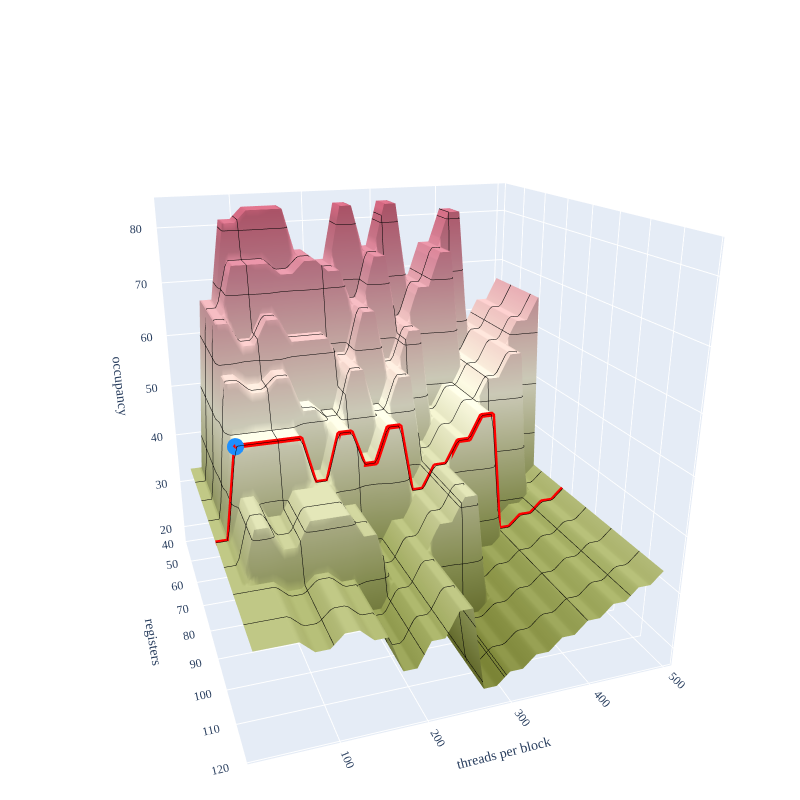

Notebook cell for this chart:
### Code cell
import plotly.graph_objects as go

POINT = (80, 48)

fig = go.Figure()

# fig.add_trace(go.Surface(x=X, y=Y, z=Z, colorscale='Armyrose',
#                          showscale=False,
#                          contours=dict(
#                              x=dict(show=True, start=np.min(X), end=np.max(X), size=5, color="black"),
#                              y=dict(show=True, start=np.min(Y), end=np.max(Y), size=5, color="black"),
#                              z=dict(show=True, start=np.min(Z), end=np.max(Z), size=5, color="black"),
#                          )))

fig.add_trace(go.Surface(
    x=X,
    y=Y,
    z=Z,
    colorscale='Armyrose',
    showscale=False,
    contours=dict(
        x=dict(show=True, size=(X[0, 1] - X[0, 0]), color="black"),
        y=dict(show=True, size=(Y[1, 0] - Y[0, 0]), color="black"),
        z=dict(show=True, size=(np.min(np.diff(np.unique(Z)))), color="black"),
    )
))

line_z = [compute(8, 6, int(x), POINT[0]) for x in y_vals]
print(line_z)
fig.add_trace(go.Scatter3d(x=[POINT[0]] * len(y_vals), y=y_vals, z=line_z,
                           mode='lines',
                           line=dict(color='red', width=10)))

point_z = compute(8, 6, POINT[1], POINT[0])
fig.add_trace(go.Scatter3d(x=[POINT[0]], y=[POINT[1]], z=[point_z],
                           mode='markers',
                           marker=dict(color='dodgerblue', size=10, symbol='circle')))

fig.update_layout(
    # title='3D Plot',
    font_family='Serif',
    scene=dict(
        xaxis_title='registers',
        yaxis_title='threads per block',
        zaxis_title='occupancy',
        camera=dict(
            eye=dict(x=2, y=-.7, z=.8)
        )
    ),
    margin=dict(l=0, r=0, b=0, t=40),
    autosize=False,
    width=800,
    height=800,
    showlegend=False,
)

fig.show()

### Figure 1 — Plotly figure (JSON) as saved in the notebook; plotly's stock layout.template omitted (floating-point values rounded to 4 significant figures; data arrays with more than 128 entries replaced by an {"elided": "..."} marker saying what was removed)
{"data": [{"colorscale": [[0.0, "rgb(121, 130, 52)"], [0.1667, "rgb(163, 173, 98)"], [0.3333, "rgb(208, 211, 162)"], [0.5, "rgb(253, 251, 228)"], [0.6667, "rgb(240, 198, 195)"], [0.8333, "rgb(223, 145, 163)"], [1.0, "rgb(212, 103, 128)"]], "contours": {"x": {"color": "black", "show": true, "size": 2}, "y": {"color": "black", "show": true, "size": 16}, "z": {"color": "black", "show": true, "size": 2.083}}, "showscale": false, "x": {"elided": "31x39 int values"}, "y": {"elided": "31x39 int values"}, "z": {"elided": "31x39 float values"}, "type": "surface"}, {"line": {"color": "red", "width": 10}, "mode": "lines", "x": [80, 80, 80, 80, 80, 80, 80, 80, 80, 80, 80, 80, 80, 80, 80, 80, 80, 80, 80, 80, 80, 80, 80, 80, 80, 80, 80, 80, 80, 80, 80], "y": [16, 32, 48, 64, 80, 96, 112, 128, 144, 160, 176, 192, 208, 224, 240, 256, 272, 288, 304, 320, 336, 352, 368, 384, 400, 416, 432, 448, 464, 480, 496], "z": [33.33, 33.33, 50.0, 50.0, 50.0, 50.0, 50.0, 50.0, 41.67, 41.67, 50.0, 50.0, 43.75, 43.75, 50.0, 50.0, 37.5, 37.5, 41.67, 41.67, 45.83, 45.83, 50.0, 50.0, 27.08, 27.08, 29.17, 29.17, 31.25, 31.25, 33.33], "type": "scatter3d"}, {"marker": {"color": "dodgerblue", "size": 10, "symbol": "circle"}, "mode": "markers", "x": [80], "y": [48], "z": [50.0], "type": "scatter3d"}], "layout": {"font": {"family": "Serif"}, "scene": {"camera": {"eye": {"x": 2, "y": -0.7, "z": 0.8}}, "xaxis": {"title": {"text": "registers"}}, "yaxis": {"title": {"text": "threads per block"}}, "zaxis": {"title": {"text": "occupancy"}}}, "margin": {"l": 0, "r": 0, "b": 0, "t": 40}, "autosize": false, "width": 800, "height": 800, "showlegend": false}}
